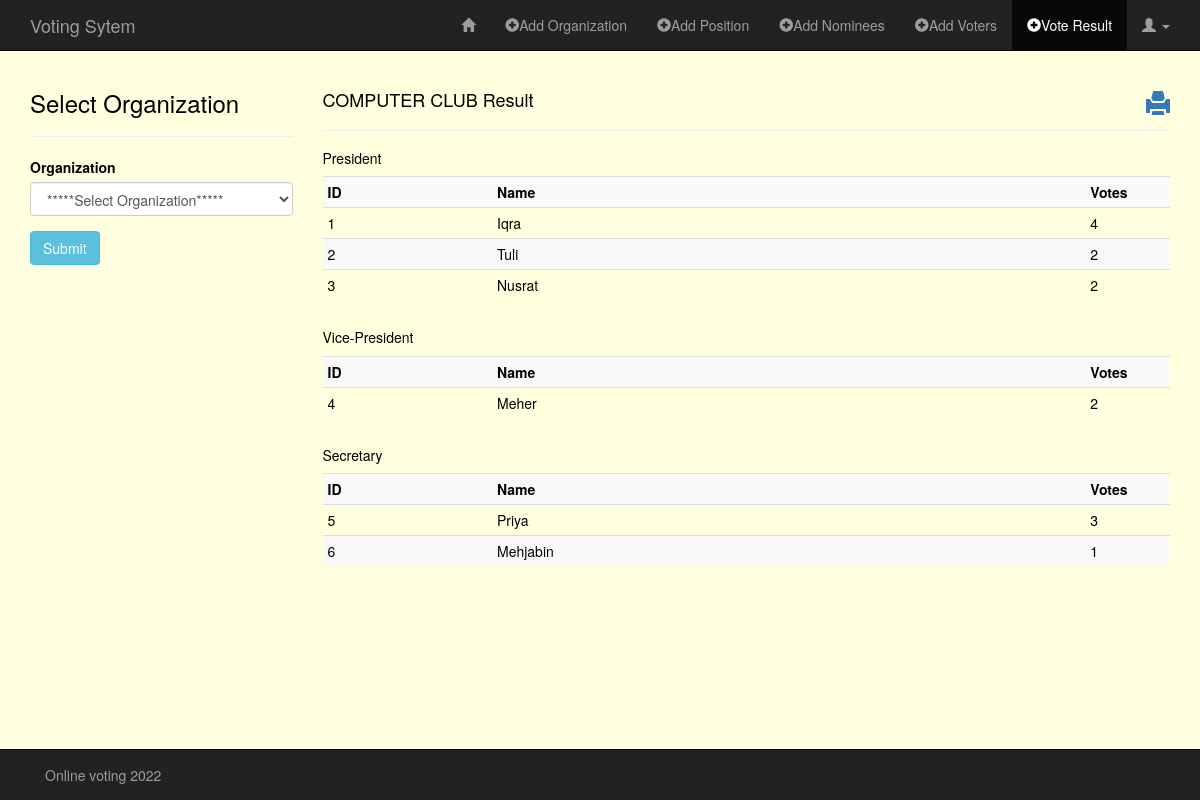
Page /admin/vote_result.php?organization=COMPUTER CLUB (signed in) on the committed database.
### tables this page shows
CREATE TABLE `positions` (
  `id` int(11) NOT NULL,
  `org` varchar(60) NOT NULL,
  `pos` varchar(60) NOT NULL
);

CREATE TABLE `nominees` (
  `id` int(11) NOT NULL,
  `org` varchar(60) NOT NULL,
  `pos` varchar(60) NOT NULL,
  `name` varchar(60) NOT NULL,
  `course` varchar(60) NOT NULL,
  `year` varchar(3) NOT NULL,
  `stud_id` varchar(60) NOT NULL
);

### admin/classes/Organization.php (called while the page is built, shortened)
<?php
class Organization
{
    public function READ_ORG() {
        global $db;
        $sql = "SELECT * FROM organization";
        if(!$stmt = $db->prepare($sql)) {
            echo $stmt->error;
        } else {
            $stmt->execute();
            $result = $stmt->get_result();
        }
        return $result;
    }
}

### admin/classes/Position.php (called while the page is built, shortened)
<?php
class Position
{
    public function READ_POS_BY_ORG($org) {
        global $db;
        $sql = "SELECT *
                FROM positions
                WHERE org = ?";
        if(!$stmt = $db->prepare($sql)) {
            echo $stmt->error;
        } else {
            $stmt->bind_param("s", $org);
            $stmt->execute();
            $result = $stmt->get_result();
        }
        return $result;
    }
}

### admin/classes/Nominees.php (called while the page is built, shortened)
<?php
class Nominees
{
    public function READ_NOM_BY_ORG_POS($org, $pos) {
        global $db;
        $sql = "SELECT *
                FROM nominees
                WHERE nominees.org = ?
                AND nominees.pos = ?";
        if(!$stmt = $db->prepare($sql)) {
            echo $stmt->error;
        } else {
            $stmt->bind_param("ss", $org, $pos);
            $stmt->execute();
            $result = $stmt->get_result();
        }
        return $result;
    }
    public function COUNT_VOTES($candidate_id) {
        global $db;
        $sql = "SELECT candidate_id
                FROM votes
                WHERE candidate_id = ?";
        if(!$stmt = $db->prepare($sql)) {
            echo $stmt->error;
        } else {
            $stmt->bind_param("i", $candidate_id);
            $stmt->execute();
            $result = $stmt->get_result();
        }
        return $result;
    }
}

### admin/vote_result.php (the view, shortened to what this page needs)
<?php
require("../config/db.php");
require("classes/Organization.php");
require("classes/Position.php");
require("classes/Nominees.php");
?>
<!DOCTYPE HTML>
<html lang="en-US">
<head>
    <link rel="stylesheet" href="../assets/css/bootstrap.min.css">
    <link rel="stylesheet" href="../assets/css/style_admin.css">
</head>
<body>
<nav class="navbar navbar-inverse navbar-fixed-top" role="navigation">
    <div class="container">
        <div class="navbar-header">
            <a class="navbar-brand" href="index.php">Voting Sytem</a>
        </div>
        <div class="collapse navbar-collapse" id="bs-example-navbar-collapse-1">
            <ul class="nav navbar-nav navbar-right">
                <li><a href="admin_page.php"><span class="glyphicon glyphicon-home"></span></a></li>
                <li><a href="add_org.php"><span class="glyphicon glyphicon-plus-sign"></span>Add Organization</a></li>
                <li><a href="add_pos.php"><span class="glyphicon glyphicon-plus-sign"></span>Add Position</a></li>
                <li><a href="add_nominees.php"><span class="glyphicon glyphicon-plus-sign"></span>Add Nominees</a></li>
                <li><a href="add_voters.php"><span class="glyphicon glyphicon-plus-sign"></span>Add Voters</a></li>
                <li class="active"><a href="vote_result.php"><span class="glyphicon glyphicon-plus-sign"></span>Vote Result</a></li>
                <li class="dropdown">
                    <a href="#" class="dropdown-toggle" data-toggle="dropdown" role="button" aria-haspopup="true" aria-expanded="false"><span class="glyphicon glyphicon-user"></span> <span class="caret"></span></a>
                </li>
            </ul>
        </div>
    </div>
</nav>
<?php
$readOrg = new Organization();
$rtnReadOrg = $readOrg->READ_ORG();
?>
<div class="container">
    <div class="row">
        <?php if($rtnReadOrg) { ?>
        <div class="col-md-3">
            <h3>Select Organization</h3><hr>
            <form action="<?php $_SERVER['PHP_SELF']; ?>" method="GET" role="form">
                <div class="form-group">
                    <label for="organization">Organization</label>
                    <select name="organization" class="form-control">
                        <option value="">*****Select Organization*****</option>
                    </select>
                </div>
                <button type="submit" name="submit" class="btn btn-info">Submit</button>
            </form>
        </div>
        <?php }  ?>
        <div class="col-md-9">
            <?php
            if(!isset($_GET['organization'])) {
                echo "<div class='alert alert-warning'>Please select organization and click submit to show vote result.</div>";
            } else {
            $org = trim($_GET['organization']);
            ?>
                <a href="./print_result.php?organization=<?php echo $org; ?>" target="_blank"><h3><span class="glyphicon glyphicon-print pull-right"></h3></span> </a>
                <h4><?php echo $org; ?> Result</h4>
                <hr>
                <?php
                $readPos = new Position();
                $rtnReadPos = $readPos->READ_POS_BY_ORG($org);
                ?>
                <?php if($rtnReadPos) { ?>
                    <?php while($rowPos = $rtnReadPos->fetch_assoc()) { ?>
                    <h5><?php echo $rowPos['pos']; ?></h5>
                        <?php
                        $readNomOrgPos = new Nominees();
                        $rtnReadNomOrgPos = $readNomOrgPos->READ_NOM_BY_ORG_POS($org, $rowPos['pos']);
                        ?>
                        <div class="table-responsive">
                            <?php if($rtnReadNomOrgPos) { ?>
                            <table class="table table-condensed table-striped">
                                <tr>
                                    <th>ID</th>
                                    <th>Name</th>
                                    <th>Votes</th>
                                </tr>
                                <?php while($rowCountVotes = $rtnReadNomOrgPos->fetch_assoc()) { ?>
                                    <?php
                                    $countVotes = new Nominees();
                                    $rtnCountVotes = $countVotes->COUNT_VOTES($rowCountVotes['id'])
                                    ?>
                                    <tr>
                                        <td style="width: 20%;"><?php echo $rowCountVotes['id']; ?></td>
                                        <td style="width: 70%;"><?php echo $rowCountVotes['name']; ?></td>
                                        <td style="width: 10%;"><?php echo $rtnCountVotes->num_rows; ?></td>
                                    </tr>
                                <?php }  ?>
                            </table>
                            <?php $rtnReadNomOrgPos->free(); }  ?>
                        </div>
                    <?php }  ?>
                <?php $rtnReadPos->free(); }  ?>
            <?php }  ?>
        </div>
    </div>
</div>
<nav class="navbar navbar-inverse navbar-fixed-bottom" role="navigation">
    <div class="container">
        <div class="navbar-text pull-left">
        Online voting 2022
        </div>
    </div>
</nav>
</body>
</html>

### assets/css/style_admin.css (style rules this page uses)
body { color: black; margin-top: 70px; margin-bottom: 70px; background-color: lightyellow; }

### rows in the picture
positions: pos "President"
nominees: id "1", name "Iqra", num_rows "4"
nominees: id "2", name "Tuli", num_rows "2"
nominees: id "3", name "Nusrat", num_rows "2"
positions: pos "Vice-President"
nominees: id "4", name "Meher", num_rows "2"
positions: pos "Secretary"
nominees: id "5", name "Priya", num_rows "3"
nominees: id "6", name "Mehjabin", num_rows "1"

### other values in the picture
$org "COMPUTER CLUB"
